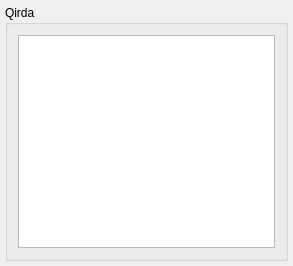
<ui version="4.0" >
 <class>InfoDialog</class>
 <widget class="QDialog" name="InfoDialog" >
  <property name="windowModality" >
   <enum>Qt::NonModal</enum>
  </property>
  <property name="geometry" >
   <rect>
    <x>0</x>
    <y>0</y>
    <width>293</width>
    <height>266</height>
   </rect>
  </property>
  <property name="sizePolicy" >
   <sizepolicy>
    <hsizetype>5</hsizetype>
    <vsizetype>5</vsizetype>
    <horstretch>0</horstretch>
    <verstretch>0</verstretch>
   </sizepolicy>
  </property>
  <property name="minimumSize" >
   <size>
    <width>100</width>
    <height>100</height>
   </size>
  </property>
  <property name="maximumSize" >
   <size>
    <width>16777215</width>
    <height>16777215</height>
   </size>
  </property>
  <property name="focusPolicy" >
   <enum>Qt::ClickFocus</enum>
  </property>
  <layout class="QGridLayout" >
   <property name="margin" >
    <number>5</number>
   </property>
   <property name="spacing" >
    <number>5</number>
   </property>
   <item row="0" column="0" >
    <widget class="QGroupBox" name="InfoMsgGroupBox" >
     <property name="title" >
      <string>Qirda</string>
     </property>
     <layout class="QGridLayout" >
      <property name="margin" >
       <number>10</number>
      </property>
      <property name="spacing" >
       <number>5</number>
      </property>
      <item row="0" column="0" >
       <widget class="QTextEdit" name="infoMsg" >
        <property name="windowModality" >
         <enum>Qt::NonModal</enum>
        </property>
        <property name="sizePolicy" >
         <sizepolicy>
          <hsizetype>7</hsizetype>
          <vsizetype>7</vsizetype>
          <horstretch>0</horstretch>
          <verstretch>0</verstretch>
         </sizepolicy>
        </property>
        <property name="font" >
         <font>
          <family>Sans Serif</family>
          <pointsize>14</pointsize>
         </font>
        </property>
        <property name="autoFormatting" >
         <set>QTextEdit::AutoNone</set>
        </property>
        <property name="lineWrapMode" >
         <enum>QTextEdit::WidgetWidth</enum>
        </property>
        <property name="lineWrapColumnOrWidth" >
         <number>0</number>
        </property>
        <property name="readOnly" >
         <bool>false</bool>
        </property>
        <property name="html" >
         <string>&lt;html>&lt;head>&lt;meta name="qrichtext" content="1" />&lt;style type="text/css">
p, li { white-space: pre-wrap; }
&lt;/style>&lt;/head>&lt;body style=" font-family:'Sans Serif'; font-size:14pt; font-weight:400; font-style:normal; text-decoration:none;">
&lt;p style="-qt-paragraph-type:empty; margin-top:0px; margin-bottom:0px; margin-left:0px; margin-right:0px; -qt-block-indent:0; text-indent:0px; font-family:'SUSE Sans'; font-size:12pt;">&lt;/p>&lt;/body>&lt;/html></string>
        </property>
        <property name="overwriteMode" >
         <bool>false</bool>
        </property>
        <property name="textInteractionFlags" >
         <enum>Qt::TextEditorInteraction</enum>
        </property>
       </widget>
      </item>
     </layout>
    </widget>
   </item>
  </layout>
 </widget>
 <resources/>
 <connections/>
</ui>
